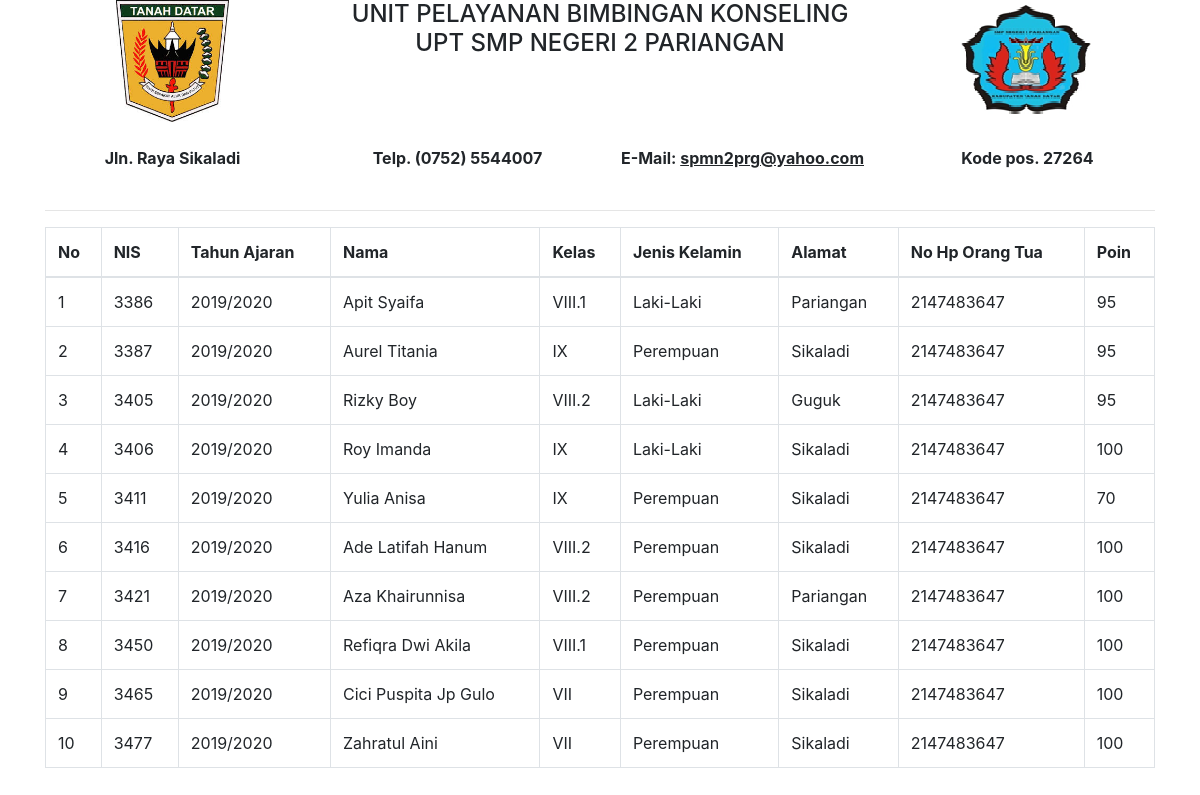
The app's page /laporan/siswa with its own data.
### tables this page shows
CREATE TABLE IF NOT EXISTS `siswa` (
  `nis` int(10) NOT NULL,
  `ta` varchar(10) NOT NULL,
  `nm_siswa` varchar(30) NOT NULL,
  `kelas` varchar(10) NOT NULL,
  `jekel` varchar(2) NOT NULL,
  `alamat` varchar(50) NOT NULL,
  `no_hp_ortu` varchar(20) NOT NULL,
  `point` int(11) NOT NULL DEFAULT '100'
);

### application/controllers/Laporan.php (called while the page is built, shortened)
<?php
class Laporan extends CI_Controller
{
    public function __construct()
    {
        $this->load->model('Msiswas');
        $this->load->model('Mbimbingans');
        $this->load->model('Mpelanggarans');
        $this->load->model('Mminatbakats');
        $this->load->library("form_validation");
    }
    public function siswa($offset = 0)
    {
        $data['datasiswas'] = $this->Msiswas->getAll();
        $this->load->view('laporan/siswa', $data);
    }
}

### index.php (called while the page is built, shortened)
<?php
require_once BASEPATH.'core/CodeIgniter.php';

### application/models/Msiswas.php (called while the page is built, shortened)
<?php
class Msiswas extends CI_Model
{
    private $_table = "siswa";
    public function getAll()
    {
        return $this->db->get($this->_table)->result();
    }
}

### application/views/laporan/siswa.php (the view, shortened to what this page needs)
<!DOCTYPE html>
<html lang="en">
<head>
</head>
<body>
    <div class="container">
        <div class="row">
            <div class="col-md-3">
                <center>
                    <img style="widows: 133px; height: 122px" src="<?php echo base_url() ?>/assets/tanahdata.jpeg" alt="">
                </center>
            </div>
            <div class="col-md-6">
                <center>
                    <h4>UNIT PELAYANAN BIMBINGAN KONSELING <br> UPT SMP NEGERI 2 PARIANGAN</h4>
                </center>
            </div>
            <div class="col-md-3">
                <center>
                    <img src="<?php echo base_url() ?>/assets/smp2.png" alt="">
                </center>
            </div>
        </div>
        <br>
        <div class="row">
            <div class="col-md-3">
                <center>
                    <b>Jln. Raya Sikaladi</b>
                </center>
            </div>
            <div class="col-md-3">
                <center>
                    <b>Telp. (0752) 5544007</b>
                </center>
            </div>
            <div class="col-md-3">
                <center>
                    <b>E-Mail: <u>spmn2prg@yahoo.com</u></b>
                </center>
            </div>
            <div class="col-md-3">
                <center>
                    <b> Kode pos. 27264</b>
                </center>
            </div>
        </div>
        <br>
        <hr>
        <div class="table-responsive">
            <table class="table table-bordered" id="dataTable" width="100%" cellspacing="0">
                <thead>
                    <tr>
                        <th>No</th>
                        <th>NIS</th>
                        <th>Tahun Ajaran</th>
                        <th>Nama</th>
                        <th>Kelas</th>
                        <th>Jenis Kelamin</th>
                        <th>Alamat</th>
                        <th>No Hp Orang Tua</th>
                        <th>Poin</th>
                    </tr>
                </thead>
                <tbody>
                    <?php foreach ($datasiswas as $no => $datasiswa) :
                        $jkel = $datasiswa->jekel == "L" ? "Laki-Laki" : "Perempuan";
                    ?>
                        <tr>
                            <td><?php echo ++$no ?></td>
                            <td><?php echo $datasiswa->nis ?></td>
                            <td><?php echo $datasiswa->ta ?></td>
                            <td><?php echo $datasiswa->nm_siswa ?></td>
                            <td><?php echo $datasiswa->kelas ?></td>
                            <td><?php echo $jkel ?></td>
                            <td><?php echo $datasiswa->alamat ?></td>
                            <td><?php echo $datasiswa->no_hp_ortu ?></td>
                            <td><?php echo $datasiswa->point ?></td>
                        </tr>
                    <?php endforeach ?>
                </tbody>
            </table>
        </div>
    </div>
</body>
</html>

### records on screen
siswa: nis "3386", ta "2019/2020", nm_siswa "Apit Syaifa", kelas "VIII.1", jekel "Laki-Laki", alamat "Pariangan", no_hp_ortu "2147483647", point "95"
siswa: nis "3387", ta "2019/2020", nm_siswa "Aurel Titania", kelas "IX", jekel "Perempuan", alamat "Sikaladi", no_hp_ortu "2147483647", point "95"
siswa: nis "3405", ta "2019/2020", nm_siswa "Rizky Boy", kelas "VIII.2", jekel "Laki-Laki", alamat "Guguk", no_hp_ortu "2147483647", point "95"
siswa: nis "3406", ta "2019/2020", nm_siswa "Roy Imanda", kelas "IX", jekel "Laki-Laki", alamat "Sikaladi", no_hp_ortu "2147483647", point "100"
siswa: nis "3411", ta "2019/2020", nm_siswa "Yulia Anisa", kelas "IX", jekel "Perempuan", alamat "Sikaladi", no_hp_ortu "2147483647", point "70"
siswa: nis "3416", ta "2019/2020", nm_siswa "Ade Latifah Hanum", kelas "VIII.2", jekel "Perempuan", alamat "Sikaladi", no_hp_ortu "2147483647", point "100"
siswa: nis "3421", ta "2019/2020", nm_siswa "Aza Khairunnisa", kelas "VIII.2", jekel "Perempuan", alamat "Pariangan", no_hp_ortu "2147483647", point "100"
siswa: nis "3450", ta "2019/2020", nm_siswa "Refiqra Dwi Akila", kelas "VIII.1", jekel "Perempuan", alamat "Sikaladi", no_hp_ortu "2147483647", point "100"
siswa: nis "3465", ta "2019/2020", nm_siswa "Cici Puspita Jp Gulo", kelas "VII", jekel "Perempuan", alamat "Sikaladi", no_hp_ortu "2147483647", point "100"
siswa: nis "3477", ta "2019/2020", nm_siswa "Zahratul Aini", kelas "VII", jekel "Perempuan", alamat "Sikaladi", no_hp_ortu "2147483647", point "100"
